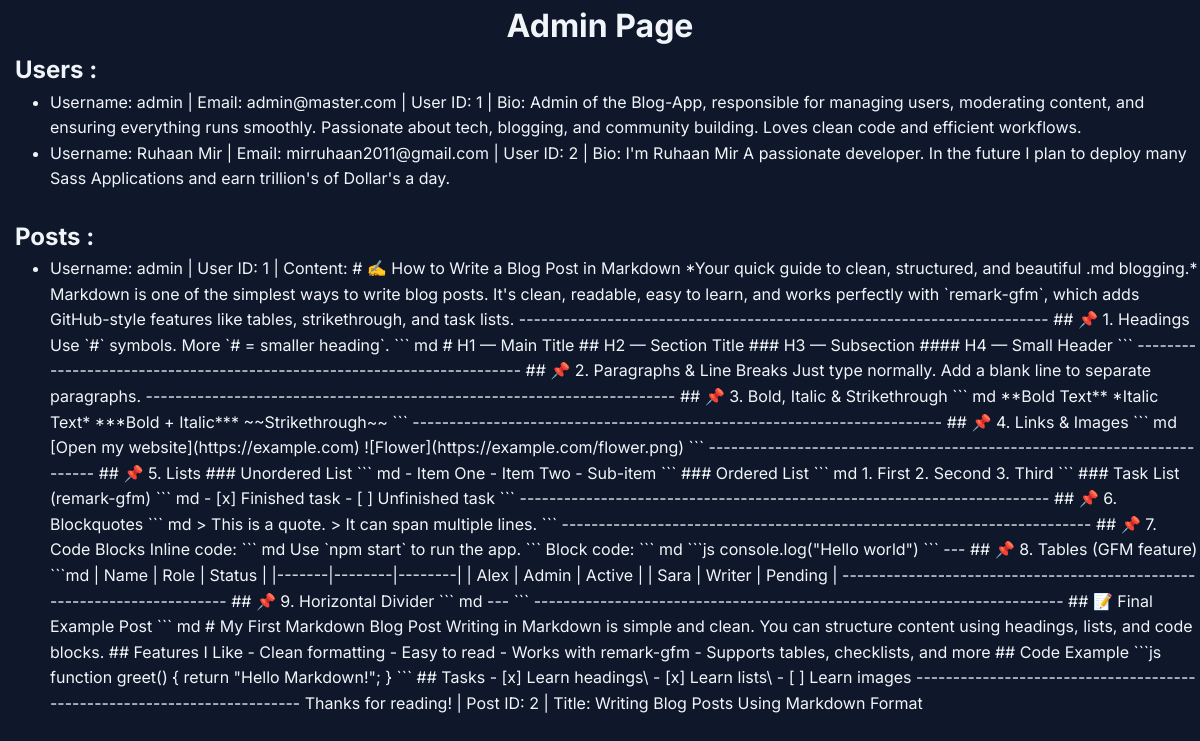
The page /admin on the database its author committed.
### model.py (models this page shows, shortened)
class User(db.Model, UserMixin):
    __tablename__ = "user"
    uid = db.Column(db.Integer, primary_key=True)
    username = db.Column(db.String, nullable=False)
    email = db.Column(db.String, nullable=False)
    password = db.Column(db.String, nullable=False)
    bio = db.Column(db.String, nullable=False)
    posts = db.relationship('Post', backref='author', lazy=True)
    def __repr__(self):
        return f"Username: {self.username} | Email: {self.email} | User ID: {self.get_id()} | Bio: {self.bio}"
    def get_id(self):
        return self.uid

class Post(db.Model):
    __tablename__ = "post"
    pid = db.Column(db.Integer, primary_key=True)
    user_id = db.Column(db.Integer, db.ForeignKey('user.uid'), nullable=False)
    content = db.Column(db.String, nullable=False)
    title = db.Column(db.String, nullable=False)
    def __repr__(self):
        return f"Username: {self.author.username} | User ID: {self.user_id} | Content: {self.content} | Post ID: {self.pid} | Title: {self.title}"

### routes.py (the view)
    @app.route("/admin")
    def admin():
        posts = Post.query.all()
        users = User.query.all()
        return render_template("admin.html", users=users, posts=posts)

### templates/admin.html (shortened to what this page needs)
{% extends 'base.html' %}
{% block CSSLink %}admin.css{% endblock %}
{% block content %}
<h1>Admin Page</h1>
<h2>Users :</h2>
<ul>
{% for user in users %}
<li>{{ user }}</li>
{% endfor %}
</ul>
<br>
<h2>Posts :</h2>
<ul>
{% for post in posts %}
<li>{{ post }}</li>
{% endfor %}
</ul>
{% endblock %}

### templates/base.html (shortened to what this page needs)
<!DOCTYPE html>
<html lang="en">
<head>
    <link rel="stylesheet" href="/base.css">
    <link rel="stylesheet" href="{% block CSSLink %}/{% endblock %}">
</head>
<body>
    {% block content %}{% endblock %}
</body>
</html>

### static/base.css (style rules this page uses)
* { margin: 0; padding: 0; box-sizing: border-box; }
body { background-color: #0F172A; color: #F1F5F9; font-family: Inter; line-height: 1.6; }

### static/admin.css (style rules this page uses)
h1 { text-align: center; }
ul { margin-left: 50px; }
h2 { margin-left: 15px; }

### rows shown on the page
User: username+email+uid "Username: admin | Email: admin@master.com | User ID: 1 | Bio: Admin of the Blog-App, responsible for managing users, moderating content, and ensuring everything runs smoothly. Passionate about tech, blogging, and community building. Loves clean code and efficient workflows."
User: username+email+uid "Username: Ruhaan Mir | Email: mirruhaan2011@gmail.com | User ID: 2 | Bio: I'm Ruhaan Mir A passionate developer. In the future I plan to deploy many Sass Applications and earn trillion's of Dollar's a day."
Post: user+content+pid "Username: admin | User ID: 1 | Content: # ✍️ How to Write a Blog Post in Markdown *Your quick guide to clean, structured, and beautiful .md blogging.* Markdown is one of the simplest ways to write blog posts. It's clean, readable, easy to learn, and works perfectly with `remark-gfm`, which adds GitHub-style features like tables, strikethrough, and task lists. ------------------------------------------------------------------------ ## 📌 1. Headings Use `#` symbols. More `# = smaller heading`. ``` md # H1 — Main Title ## H2 — Section Title ### H3 — Subsection #### H4 — Small Header ``` ------------------------------------------------------------------------ ## 📌 2. Paragraphs & Line Breaks…"
